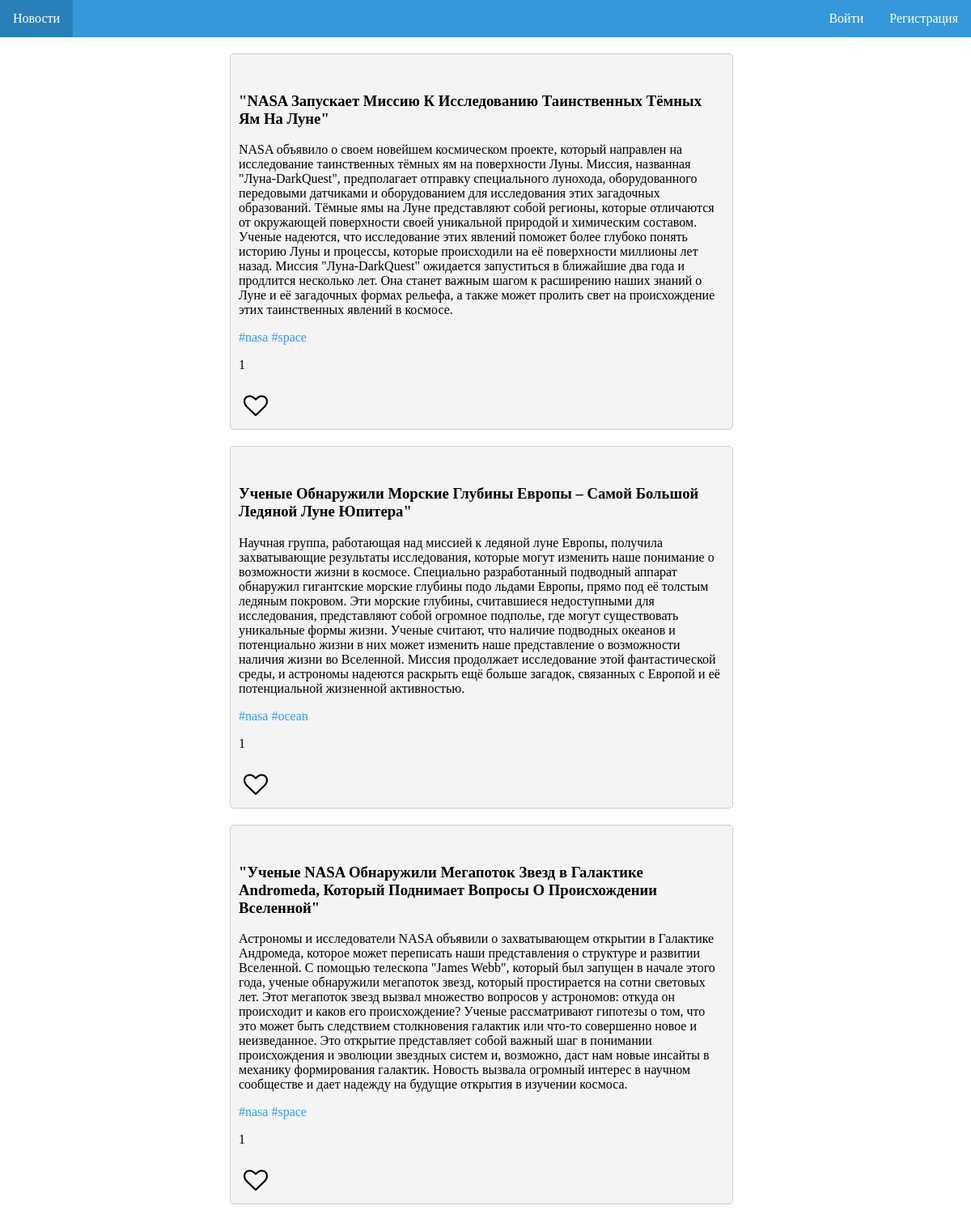
The page /tags/nasa on the database its author committed.
### webnews/models.py (models this page shows, shortened)
class News(models.Model):
    title=models.CharField(max_length=255)
    text=models.TextField(max_length=1000)
    slug=models.SlugField(unique=True,db_index=True)
    photo=models.ImageField(upload_to="images/")
    tags=models.ManyToManyField("Tag",blank=True,related_name="posts")
    likes=models.ManyToManyField("Like",blank=True,related_name="postslike")
    comment=models.ManyToManyField("Comment",blank=True,related_name="comment")

class Tag(models.Model):
    title=models.CharField(max_length=255)
    slug = models.SlugField(unique=True, db_index=True)
    def __str__(self):
        return "{}".format(self.title)

### webnews/views.py (the view)
# urls.py: path("tags/<slug:slug>",views.tags,name="tags"),
def tags(request,slug):
    tags=News.objects.filter(tags__slug=slug)
    return render(request,"webnews/tags.html",{"tags":tags,"like":base(request)})

### webnews/views.py (called while the page is built)
def base(request):
    like=Like.objects.filter(user=request.user)
    print(like)
    n = []
    for i in like:
        n.append(str(i.post))
    return n

### webnews/templates/webnews/tags.html (shortened to what this page needs)
{%extends 'webnews/base.html'%}
{%block body%}
{%for i in tags%}
 <div class="card-container">
        <div class="card" data-id="{{i.id}}">
            <h3 class="name">{{i.title}}</h3>
            <p class="desc">{{i.text}}</p>
            {%for j in i.tags.all %}
            <a class="tags" href="{% url 'tags' j.slug %}">#{{j}}</a>
            {%endfor%}
            <p class="count">{{i.likes.all.count}}</p>
<form method="post" action="{% url 'like'%}">
    <button data-action="likebutton" class="likebutton" type="submit" ><i data-action="likebutton" class="fa fa-heart-o"></i></button>
</form>
        </div>
</div>
{%endfor%}
{%endblock%}

### webnews/static/css/base.css (style rules this page uses)
body { margin:0 0 100px 0; }

### webnews/static/css/news.css (style rules this page uses)
.card-container { display: grid; justify-content: center; grid-template-columns: 1fr 1fr; grid-gap: 10px; max-width: 400px; margin: 0 auto; }
.card { width:600px; background: #f4f4f4; padding: 10px; border: 1px solid #ccc; border-radius: 5px; margin-top:20px; }
.tags { text-decoration:none; color:#3399FF; }
.likebutton { border:none; font-size:30px; background-color:inherit; margin-top:8px; }

### rows shown on the page
News: title "\"NASA Запускает Миссию К Исследованию Таинственных Тёмных Ям На Луне\"", text "NASA объявило о своем новейшем космическом проекте, который направлен на исследование таинственных тёмных ям на поверхности Луны. Миссия, названная \"Луна-DarkQuest\", предполагает отправку специального лунохода, оборудованного передовыми датчиками и оборудованием для исследования этих загадочных образований. Тёмные ямы на Луне представляют собой регионы, которые отличаются от окружающей поверхности своей уникальной природой и химическим составом. Ученые надеются, что исследование этих явлений поможет более глубоко понять историю Луны и процессы, которые происходили на её поверхности миллионы лет назад. Миссия \"Луна-DarkQuest\" ожидается запуститься в ближайшие два года и продлится несколько…", likes.all.count "1"
Tag: title "nasa"
Tag: title "space"
News: title "Ученые Обнаружили Морские Глубины Европы – Самой Большой Ледяной Луне Юпитера\"", text "Научная группа, работающая над миссией к ледяной луне Европы, получила захватывающие результаты исследования, которые могут изменить наше понимание о возможности жизни в космосе. Специально разработанный подводный аппарат обнаружил гигантские морские глубины подо льдами Европы, прямо под её толстым ледяным покровом. Эти морские глубины, считавшиеся недоступными для исследования, представляют собой огромное подполье, где могут существовать уникальные формы жизни. Ученые считают, что наличие подводных океанов и потенциально жизни в них может изменить наше представление о возможности наличия жизни во Вселенной. Миссия продолжает исследование этой фантастической среды, и астрономы надеются…", likes.all.count "1"
Tag: title "ocean"
News: title "\"Ученые NASA Обнаружили Мегапоток Звезд в Галактике Andromeda, Который Поднимает Вопросы О Происхождении Вселенной\"", text "Астрономы и исследователи NASA объявили о захватывающем открытии в Галактике Андромеда, которое может переписать наши представления о структуре и развитии Вселенной. С помощью телескопа \"James Webb\", который был запущен в начале этого года, ученые обнаружили мегапоток звезд, который простирается на сотни световых лет. Этот мегапоток звезд вызвал множество вопросов у астрономов: откуда он происходит и каков его происхождение? Ученые рассматривают гипотезы о том, что это может быть следствием столкновения галактик или что-то совершенно новое и неизведанное. Это открытие представляет собой важный шаг в понимании происхождения и эволюции звездных систем и, возможно, даст нам новые инсайты в…", likes.all.count "1"
